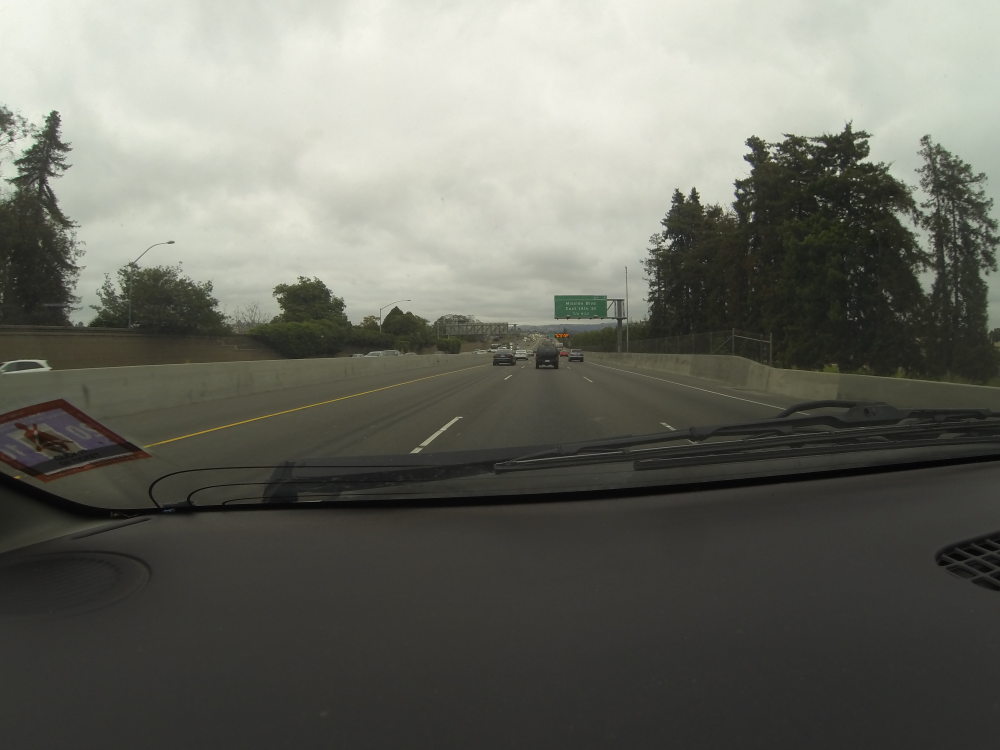
//> input picture G0014083.JPG, 4000 x 3000 px (shown at 1/4 size)
$ ./travelcv G0014083.JPG   (built with g++ and OpenCV 4)
//> lines starting //> are read from the running program, lines starting //| are printed output that depends on the picture; after the words box and inside, x2 and y2 are one past the last pixel; in counts of white or black regions, pixels touching at a corner belong together
#include <stdio.h>
#include <iostream>
#include <cv.h>
#include <highgui.h>

#include "opencv2/features2d/features2d.hpp"
#include "opencv2/highgui/highgui.hpp"
#include "opencv2/calib3d/calib3d.hpp"
#include "opencv2/nonfree/nonfree.hpp"

using namespace cv;

const float kRescaleFactor = 0.35;


/** @function main */
int main( int argc, char** argv )
{
    Mat src = imread( argv[1], 1 );
//> src is the input picture: 3000 rows x 4000 cols, CV_8UC3; mean B, G, R 99.8, 108.4, 107.5
    Mat dst;
    Mat img_object = imread( argv[1], CV_LOAD_IMAGE_GRAYSCALE );
//> img_object: 3000 rows x 4000 cols, CV_8UC1; min 0, max 255, mean 107.2
    Mat work_object;

    cv::Canny(src, dst, 100, 100, 3);
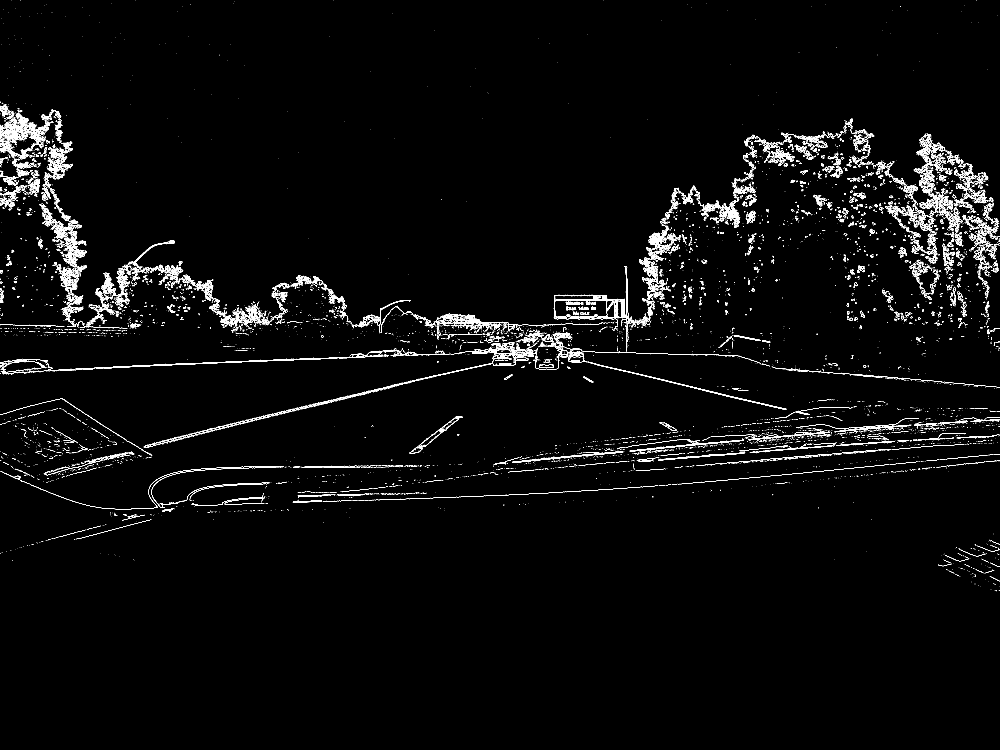
//> dst: 3000 rows x 4000 cols, CV_8UC1 (shown at 1/4 size); 1.5% white in thin lines or dots, all inside (x1, y1, x2, y2) = (0, 0, 4000, 2365)

    resize(dst, dst, cvSize(0, 0), kRescaleFactor, kRescaleFactor);
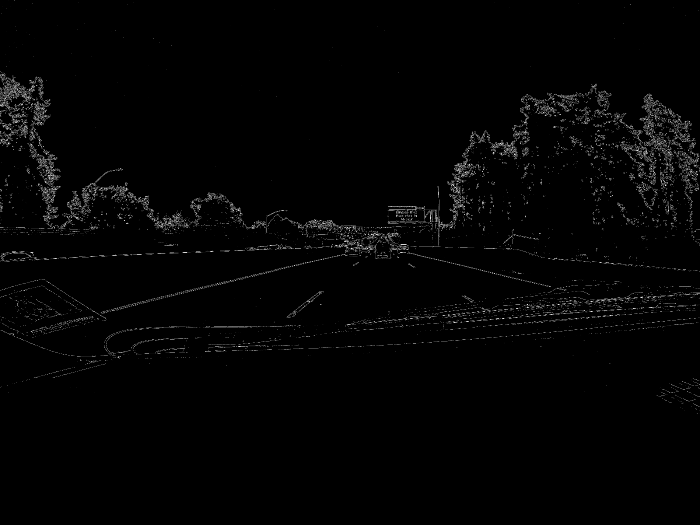
//> dst: 1050 rows x 1400 cols, CV_8UC1 (shown at 1/2 size); min 0, max 255, mean 3.8

    namedWindow( "Source Window", CV_WINDOW_NORMAL );
    imshow("Source Window",dst);

    cv::threshold(img_object, work_object, 0, 255, CV_THRESH_BINARY_INV | CV_THRESH_OTSU);
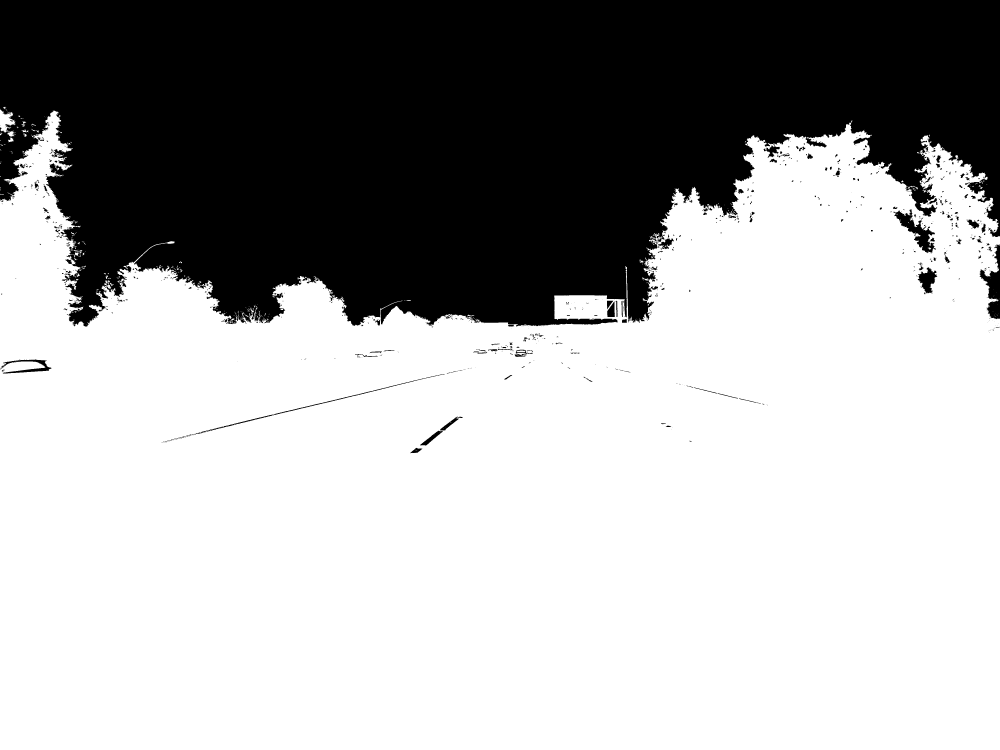
//> work_object: 3000 rows x 4000 cols, CV_8UC1 (shown at 1/4 size); 66.4% white; 1038 black regions (783 under 20 px), largest, box (x1, y1, x2, y2) and area: (0, 0, 4000, 1307) 3967876, (3919, 978, 4000, 1277) 10339, (3573, 838, 3743, 1013) 9125
    // find contours (if always so easy to segment as your image, you could just add the black/rect pixels to a vector)
    std::vector<std::vector<cv::Point> > contours;
    std::vector<cv::Vec4i> hierarchy;
//> (the run ends here: the program stops with an error, at `cv::findContours(work_object,work_object, CV_RETR_EXTERNAL, CV_CHAIN_A..`)
